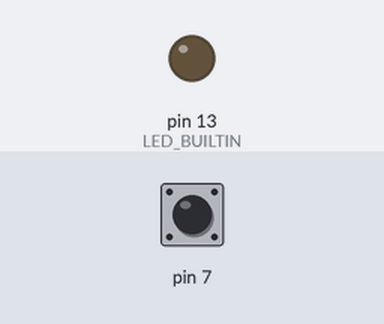
The sketch below on a simulated Arduino Uno, built with avr-gcc and run on an emulated ATmega328P. Parts: output pins drawn as LEDs (lit = HIGH). The test bench sets the inputs (shaded band); at power-on: pin 7 HIGH. What the sketch prints to the serial monitor is not drawn.

Above: at 1.2 s.
1.3 s: pin 7 pulled LOW for 0.15 s
At 1.38 s:
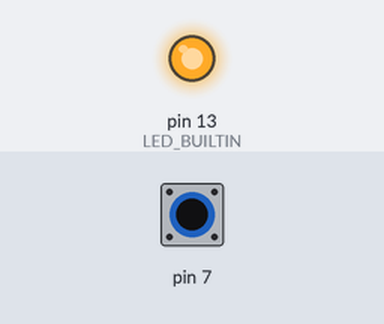
2.9 s: pin 7 pulled LOW for 3.2 s
At 6.7 s:
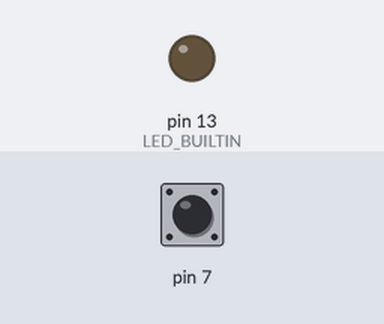
Timing chart, 0 to 8.2 s (numbered marks = the images above; inputs shaded):
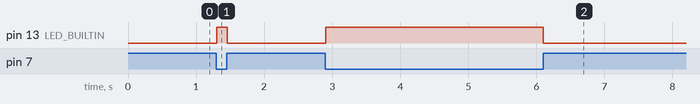

Measured:
- after the input at 1.3 s, pin 13 (LED_BUILTIN): LOW → HIGH at once, → LOW 0.15 s later
- after the input at 2.9 s, pin 13 (LED_BUILTIN): LOW → HIGH at once, → LOW 3.2 s later

The sketch:

MagSens.ino
```cpp
void setup() {
  //start serial connection
  Serial.begin(9600);
  //configure pin 7 as an input
  pinMode(7, INPUT_PULLUP);
  pinMode(LED_BUILTIN, OUTPUT);
}

void loop() {
  //read the value into a variable
  int sensorVal = digitalRead(7);
  //print out the value of the sensor
  Serial.println(sensorVal);
  if (sensorVal == HIGH) {
    digitalWrite(LED_BUILTIN, LOW);
  } else {
    digitalWrite(LED_BUILTIN, HIGH);
  }
}
```
